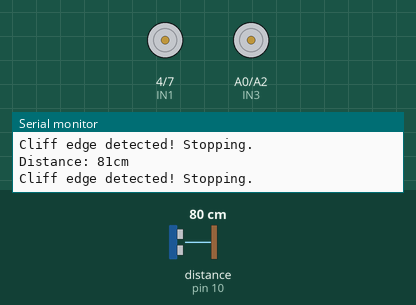
This sketch was run on a simulated Arduino Uno, built with avr-gcc and run on an emulated ATmega328P. Parts: motor-driver pin pairs drawn as motors (green arrow = first pin HIGH = forward, orange = second pin HIGH = backward, longer = more drive, scaled by the enable pin), the last lines printed to the serial monitor. The test bench sets the inputs (shaded band); at power-on: distance to the obstacle (sensor on pin 10) 80 cm. The echo pulse lasts 58.3 µs per cm.

Above: at 1.2 s.
1.3 s: distance to the obstacle (sensor on pin 10) set to 6 cm
2.8 s: distance to the obstacle (sensor on pin 10) set to 3 cm
At 4.0 s:
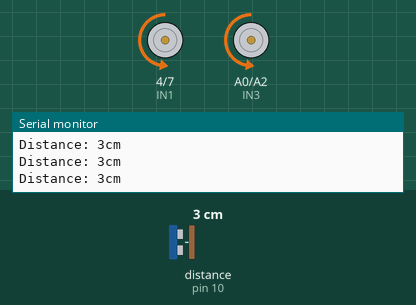
4.3 s: distance to the obstacle (sensor on pin 10) set to 9 cm
At 4.7 s:
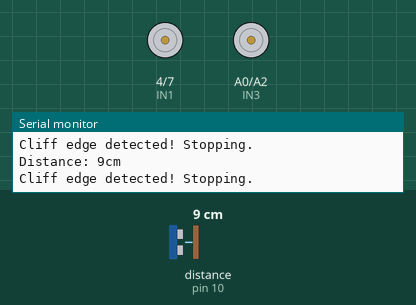
7.3 s: distance to the obstacle (sensor on pin 10) set to 2 cm
At 8.4 s:
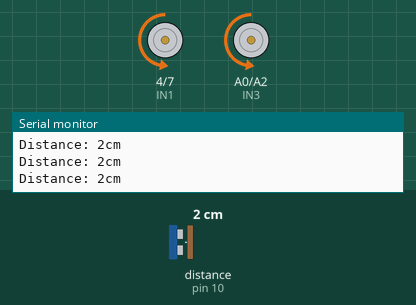
8.8 s: distance to the obstacle (sensor on pin 10) set to 18 cm
At 9.1 s:
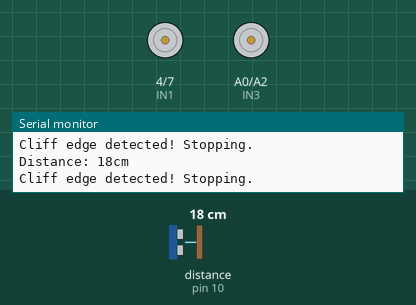
Timing chart, 0 to 11.3 s (numbered marks = the images above; inputs shaded):
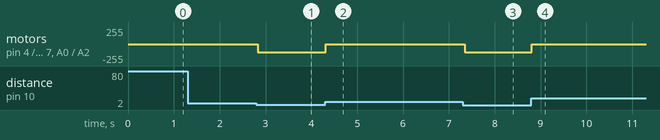

The sketch:

CliffEdgeDetection.ino
```cpp
#include <NewPing.h>

// Motor control pins
const int
  ENA = 5,   // Enable right-side pair of motors -- Pair A
  ENB = 6,   // Enable left-side pair of motors -- Pair B
  IN1 = 4,   // Command Pair A forwards
  IN3 = A0,  // Command Pair A backwards
  IN2 = 7,   // Command Pair B forwards
  IN4 = A2;  // Command Pair B backwards

// Utrasonic Sensor
const int
  TRIGGER_PIN = 9,
  ECHO_PIN = 10,
  MAX_DISTANCE = 400;  // Maximum distance to measure (in cm)
// Initialize the ultrasonic sensor
NewPing sonar(TRIGGER_PIN, ECHO_PIN, MAX_DISTANCE);

bool inMotion = false;

// Movement functions
void moveForward(const int speed) {  // Move car forward
  // Speed control
  analogWrite(ENA, speed);
  analogWrite(ENB, speed);
  // Direction control
  digitalWrite(IN1, LOW);
  digitalWrite(IN3, LOW);
  digitalWrite(IN2, HIGH);
  digitalWrite(IN4, HIGH);
  // Set inMotion to indicate robot is moving
  if (inMotion == false) { inMotion = true; }
}
void moveLeft(const int speed) {
  // Speed control
  analogWrite(ENA, speed);
  analogWrite(ENB, speed);
  // Direction control
  digitalWrite(IN1, HIGH);
  digitalWrite(IN3, LOW);
  digitalWrite(IN2, LOW);
  digitalWrite(IN4, HIGH);
  // Set inMotion to indicate robot is moving
  if (inMotion == false) { inMotion = true; }
}
void moveRight(const int speed) {
  // Speed control
  analogWrite(ENA, speed);
  analogWrite(ENB, speed);
  // Direction control
  digitalWrite(IN1, LOW);
  digitalWrite(IN3, HIGH);
  digitalWrite(IN2, HIGH);
  digitalWrite(IN4, LOW);
  // Set inMotion to indicate robot is moving
  if (inMotion == false) { inMotion = true; }
}
void moveStop() {
  // Speed control
  analogWrite(ENA, 0);
  analogWrite(ENB, 0);
  // Direction control
  digitalWrite(IN1, LOW);
  digitalWrite(IN3, LOW);
  digitalWrite(IN2, LOW);
  digitalWrite(IN4, LOW);
  // Set inMotion to indicate robot is stationary
  if (inMotion == true) { inMotion = false; }
}

void setup() {
  // Motor pins as outputs
  pinMode(ENA, OUTPUT);
  pinMode(ENB, OUTPUT);
  pinMode(IN1, OUTPUT);
  pinMode(IN3, OUTPUT);
  pinMode(IN2, OUTPUT);
  pinMode(IN4, OUTPUT);

  // Initialize serial communication
  Serial.begin(9600);
}

void loop() {
  // Get distance from the ultrasonic sensor
  int distance = sonar.ping_cm();

  // Print distance to the Serial Monitor
  Serial.print("Distance: ");
  Serial.print(distance);
  Serial.println("cm");

  // Check distance and control movement
  if (distance < 5) {
    moveForward(127);
  }
  if (distance >= 5) {
    moveStop();
    Serial.println("Cliff edge detected! Stopping.");
  }

  delay(25);  // Small delay for stability
}
```

Measured:
- the behaviour switches between 5 and 4 cm on distance to the obstacle (sensor on pin 10) (found by bisection; images 0 and 1)
- after the input at 2.8 s, motor on pin 4 (IN1) / pin 7 (IN2), motor on A0 (IN3) / A2 (IN4): stopped → backward 127/255 at once
- after the input at 4.3 s, motor on pin 4 (IN1) / pin 7 (IN2), motor on A0 (IN3) / A2 (IN4): backward 127/255 → stopped at once
- after the input at 7.3 s, motor on pin 4 (IN1) / pin 7 (IN2), motor on A0 (IN3) / A2 (IN4): stopped → backward 127/255 after 0.05 s
- after the input at 8.8 s, motor on pin 4 (IN1) / pin 7 (IN2), motor on A0 (IN3) / A2 (IN4): backward 127/255 → stopped at once
